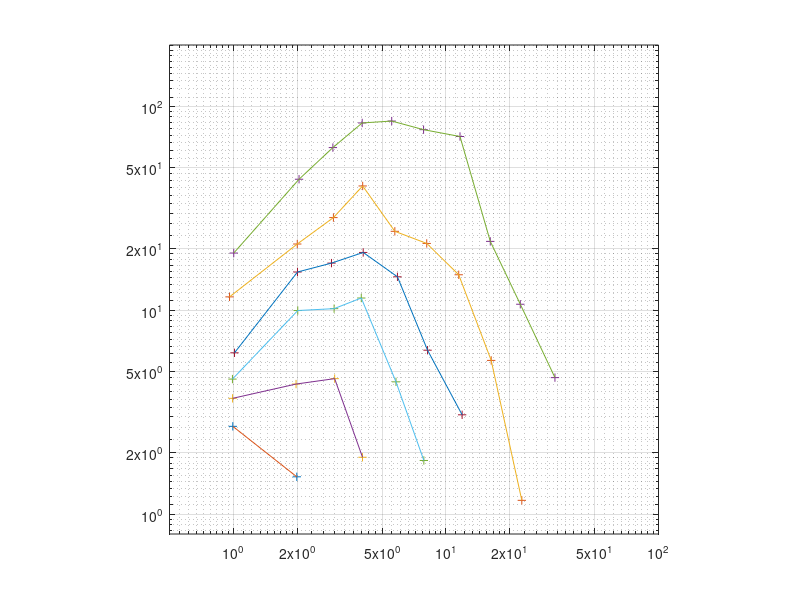

Reproduce this figure in MATLAB. (Note: this script raises an error after producing the figure.)
%
%	virsu and rovamo eccentricity data plot
%
cd /home/brian/book/06space/fig/subEccentricity

% First make panel (a), the raw eccentricity curves
%
%	The data are separated out into separate curves named
% pi in the file referring to measurements at different eccentricities.
%
load eccentricity

p = loglog(p1(:,1),p1(:,2),'+', ...
	   p1(:,1),p1(:,2),'-', ...
	   p2(:,1),p2(:,2),'+', ...
	   p2(:,1),p2(:,2),'-', ...
	   p3(:,1),p3(:,2),'+', ...
	   p3(:,1),p3(:,2),'-', ...
	   p4(:,1),p4(:,2),'+', ...
	   p4(:,1),p4(:,2),'-', ...
	   p5(:,1),p5(:,2),'+', ...
	   p5(:,1),p5(:,2),'-', ...
	   p6(:,1),p6(:,2),'+', ...
	   p6(:,1),p6(:,2),'-');

xtick = [1 2 5 10 20 50 100];
ytick = [1 2 5 10 20 50 100];
xlim =  [.5 100]
ylim =  [.8 200]
set(gca,'xtick',xtick,'ytick',ytick,'xlim',xlim,'ylim',ylim)
grid on
axis square
plotParms(p);
print -deps eccentricity.eps

%
%	Then, make panel (b), the M-scaled measurements
%
p = loglog(s1(:,1),s1(:,2),'+', ...
	   s1(:,1),s1(:,2),'-', ...
	   s2(:,1),s2(:,2),'o', ...
	   s2(:,1),s2(:,2),'-', ...
	   s3(:,1),s3(:,2),'o', ...
	   s3(:,1),s3(:,2),'-', ...
	   s4(:,1),s4(:,2),'x', ...
	   s4(:,1),s4(:,2),'-', ...
	   s5(:,1),s5(:,2),'*', ...
	   s5(:,1),s5(:,2),'-');


xtick = [.1 .2 .5 1 2 5 10 20 50 100];
ytick = [1 2 5 10 20 50 100];
xlim =  [.1 10]
ylim =  [.8 200]
set(gca,'xtick',xtick,'ytick',ytick,'xlim',xlim,'ylim',ylim)
grid on
axis square
plotParms(p);
set(p(3),'linewidth',4)	%Fills one circle
set(p(5),'markersize',8)	
print -deps scaled.eps


%
%	Just checking the individual graphs
%
r = 1:2;
p1 = eccentricity(r,:)

r = 3:6;
p2 = eccentricity(r,:)
loglog(p2(:,1),p2(:,2),'+')

r = 7:12;
p3 = eccentricity(r,:)
loglog(p3(:,1),p3(:,2),'+')

r = 13:19;
p4 = eccentricity(r,:)
loglog(p4(:,1),p4(:,2),'+')

r = 20:28;
p5 = eccentricity(r,:)
loglog(p5(:,1),p5(:,2),'+')

r = 29:38;
p6 = eccentricity(r,:)
loglog(p6(:,1),p6(:,2),'+')

